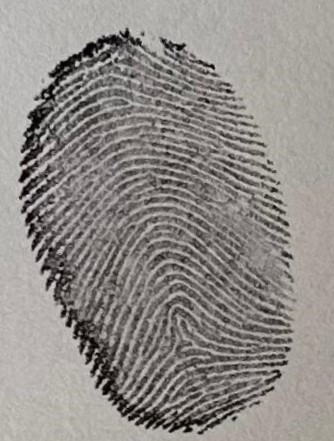
#> input picture Global Matching/Tests/syria_rotate.jpg, 334 x 441 px, found by its file name
$ python main_align.py
#> lines starting #> are read from the running program, lines starting #| are printed output that depends on the picture; after the words box and inside, x2 and y2 are one past the last pixel; in counts of white or black regions, pixels touching at a corner belong together
### bin/Transformations rigides/Transformations_2/masque.py
import numpy  as np
import cv2
import matplotlib.pyplot as plt


def niv_de_gris(path):

#> called with path = 'Global Matching\\Tests\\syria_rotate.jpg'
    img_nivgris = cv2.imread(path, cv2.IMREAD_GRAYSCALE)
#> img_nivgris: shape (441, 334); min 0, max 221, mean 140.7
    if img_nivgris  is not None:
        return img_nivgris


def normalise_fun(img_grise, M0=100.0, VAR0=100.0):

#> called with M0 = 100, VAR0 = 100
    I = img_grise.astype(np.float64) #passe l'image en TABLEAU de la val de chaque pixel

    if I.max() <= 1.0:
        I *= 255.0 #on elargit les niv de gris

    M = I.mean(); #val moy de gris
#> M = 140.7
    VAR = I.var(); #variance moy de gris
#> VAR = 1769.9

    if VAR < 1e-9: #cas si variance null on rempli tt pour eviter la div par 0
        G = np.full_like(I, fill_value=M0, dtype=np.float64)
    else:


        d = I - M
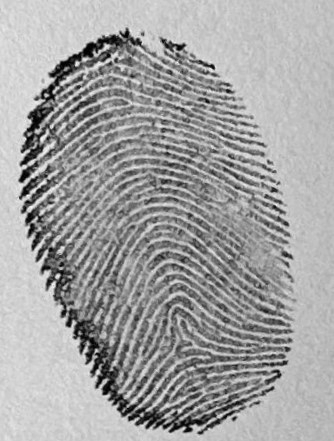
#> d: shape (441, 334) float64; min -140.7, max 80.33, mean 0; drawn with min black and max white
        ajustement = np.sqrt((VAR0 * (d**2)) / VAR) #=TABLEAU des parties sous la racine pour chaque pixel
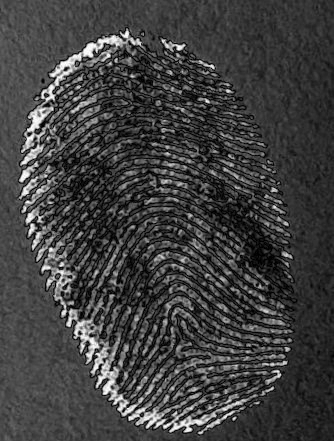
#> ajustement: shape (441, 334) float64; min 0.079, max 33.44, mean 8.4; drawn with min black and max white
        #(on conserve le signe p/r a la moyenne mais si + que M on le rend + que M0 et inv)
        G = np.where(I>M, M0+ ajustement, M0 - ajustement ) #CREER un nouv TABLEAU et rempli selon condition : np.where(condition, si sup a la moyenne, si inf a la moy)
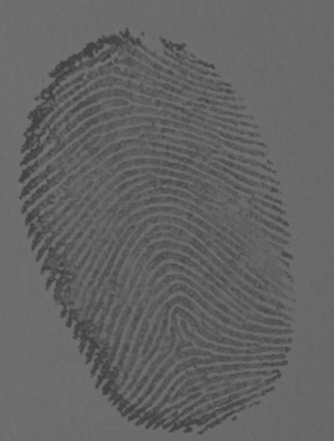
#> G: shape (441, 334) float64; min 66.56, max 119.1, mean 100
    return np.clip(G, 0, 255).astype(np.uint8) #recadre entre [0,255 ] et repasse format uint8 ⚠️sinon bug


#. isolement empreinte (pas dans article mais bug sur orientation sinon)

"""
on veut crree un masque binaire pour isoler empreintre :
0= masque
255= empreinte
"""
def masque_fun(img_grise):
    flou = cv2.GaussianBlur(img_grise, (0,0), 3.0)
    _, mask = cv2.threshold(flou, 0, 255, cv2.THRESH_BINARY+cv2.THRESH_OTSU) #treshold avec valeur optimal deduite par l'algo renvoi val , masque
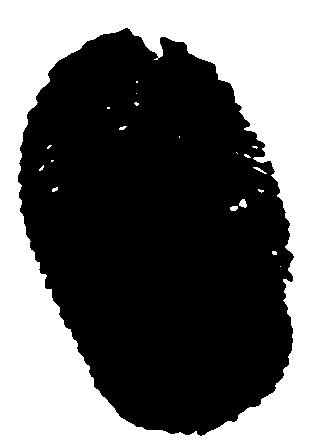
#> mask: shape (441, 334); 43.9% white; 20 white regions (14 under 20 px), largest, box (x1, y1, x2, y2) and area: (0, 0, 334, 441) 64456, (239, 199, 247, 208) 50, (230, 206, 238, 211) 34, (253, 167, 267, 174) 32, (119, 126, 127, 130) 21, (52, 187, 58, 192) 21
    #on veut le masque en blanc ?
    if np.sum(mask==255) > np.sum(mask==0): #si + de noir que de blanc
        mask = 255 - mask #on inv
    k = cv2.getStructuringElement(cv2.MORPH_ELLIPSE, (15,15))  #COMMENT :⚠️si trop aggressif baissé ou augmenter la taille (memo 15 ok la plupart du temps)
    mask = cv2.morphologyEx(mask, cv2.MORPH_CLOSE, k) #enleve petits trous
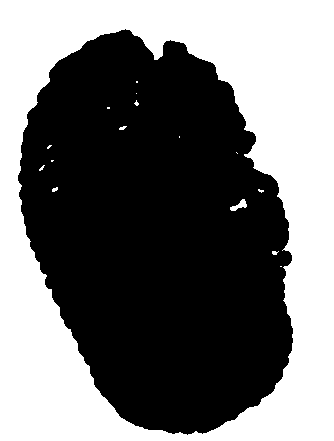
#> mask: shape (441, 334); 44.5% white; 16 white regions (11 under 20 px), largest, box (x1, y1, x2, y2) and area: (0, 0, 334, 441) 65315, (230, 199, 247, 211) 95, (119, 126, 127, 130) 21, (52, 187, 58, 192) 21, (272, 251, 279, 255) 20
    mask = cv2.morphologyEx(mask, cv2.MORPH_OPEN,  k) #supprime petits points
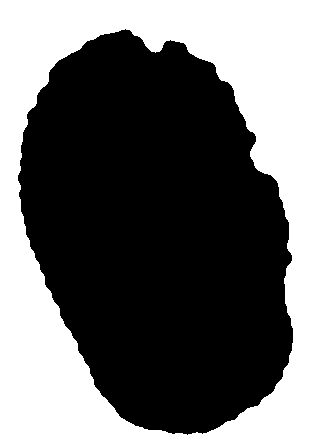
#> mask: shape (441, 334); 44.2% white; 1 white region, box (x1, y1, x2, y2) and area: (0, 0, 334, 441) 65074


    #PARTIE TROUVER DANS UN ARTICLE, marche mais jsp comment
    num,lbl,stats,_ = cv2.connectedComponentsWithStats((mask>0).astype(np.uint8), 8)
#> num = 2; stats = [[18, 29, 275, 406, 82220], [0, 0, 334, 441, 65074]]
    if num > 1:
        largest = 1 + np.argmax(stats[1:, cv2.CC_STAT_AREA])
#> largest = 1
        mask = (lbl==largest).astype(np.uint8)*255


    mask = cv2.erode(mask, cv2.getStructuringElement(cv2.MORPH_ELLIPSE,(5,5)), 1) #lisse le tour
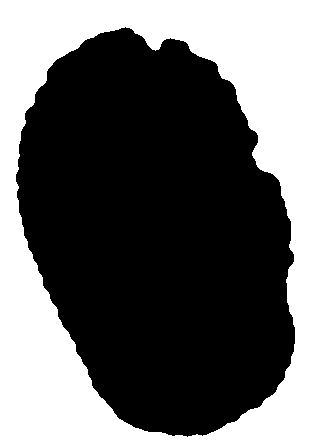
#> mask: shape (441, 334); 42.6% white; 1 white region, box (x1, y1, x2, y2) and area: (0, 0, 334, 441) 62693
    return mask


def main(img_path):
    gray = niv_de_gris(img_path)
    tab_normal = normalise_fun(gray)
    masque = masque_fun(tab_normal)

    cv2.imwrite('Transformations rigides\\Transformations_2\\tests\\masque.jpg', masque)

    plt.figure(figsize=(10, 10))
    plt.imshow(masque, cmap='gray')# inversant les canaux BGR → RGB pour matplotlib ??
    plt.title("minutiae detecteees")
    plt.axis("off")
    plt.show()

    return('Transformations rigides\\Transformations_2\\tests\\masque.jpg')

### Transformations_2/Re_alignment.py
import numpy as np
from PIL import Image

'''
$$
x_b = 0.5 \times W \space \space y_b = 0.5 \times H
$$
$$
x_f = \frac{(x_r + x_f)}{2} \space \space y_f = \frac{(y_u + y_t)}{2}
$$

'''
def TFCP(mask_image):

    im = Image.open(mask_image)

    W , H = im.size
#> W = 334; H = 441

    xb = 0.5 * W
#> xb = 167
    yb = 0.5 * H
#> yb = 220.5

    p = im.getpixel((xb,yb))
#> p = 0
    print(p)
#| 0

    if p == 255: #vérifie que ce pixel est bien dans la partie blanche du masque

        xr = xb
        while(p == 255 and (xr <= W)):
            xr = xr + 1
            p = im.getpixel((xr,yb))

        xl = xb
        p = im.getpixel((xb,yb))
        while(p == 255 and (xl >= 0)):
            xl = xl - 1
            p = im.getpixel((xl,yb))


        yu = yb
        p = im.getpixel((xb,yb))
        while( p == 255 and (yu>=0)):
            yu = yu - 1
            p = im.getpixel((xb,yu))

        yl = yb
        p = im.getpixel((xb,yb))
        while( p == 255 and (yl<=H)):
            yl = yl + 1
            p = im.getpixel((xb,yl))

        xf = (xr + xl) / 2
        yf = (yu + yl) / 2
    else :
        print("Erreur, point central de l'image pas dans le blanc")

#> (the run stopped early here; a loop or call above may not have finished)
